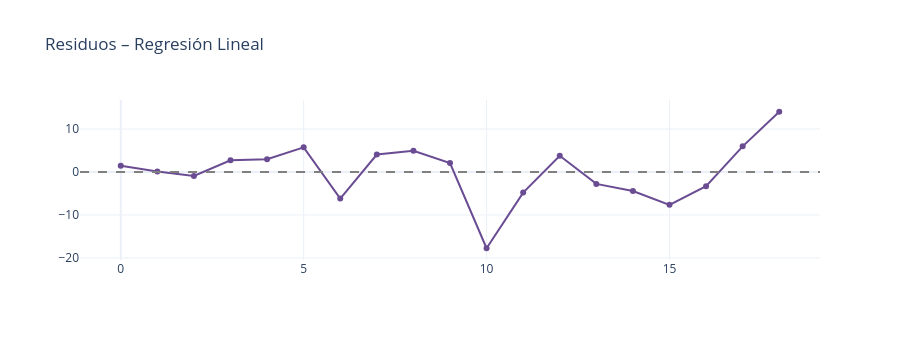

The notebook cell saved with this chart:
### Code cell
wv_acc = (estados[(estados['state']=='West Virginia')&
                    (estados['cause_name']=='Unintentional injuries')]
           .sort_values('year').dropna(subset=['age_adjusted_death_rate']))
serie = wv_acc['age_adjusted_death_rate'].values
anios = wv_acc['year'].values

X = np.arange(1, len(serie)+1).reshape(-1,1)
modelo_lm = LinearRegression().fit(X, serie)
y_pred = modelo_lm.predict(X)
residuos_lm = serie - y_pred

r2 = modelo_lm.score(X, serie)
rmse = np.sqrt(mean_squared_error(serie, y_pred))
mae = np.mean(np.abs(residuos_lm))
mape = np.mean(np.abs(residuos_lm/serie))*100

print(f"=== Regresión Lineal ===")
print(f"Intercepto: {modelo_lm.intercept_:.4f}")
print(f"Pendiente:  {modelo_lm.coef_[0]:.4f} por año")
print(f"R²:  {r2:.4f}")
print(f"RMSE:{rmse:.4f}")
print(f"MAE: {mae:.4f}")
print(f"MAPE:{mape:.4f}%")

from statsmodels.stats.diagnostic import acorr_ljungbox
lb_lm = acorr_ljungbox(residuos_lm, lags=[4], return_df=True)
print(f"\nLjung-Box Q*: {lb_lm['lb_stat'].values[0]:.4f}, p={lb_lm['lb_pvalue'].values[0]:.4f}")
print(f"{'✔ No autocorrelación' if lb_lm['lb_pvalue'].values[0]>0.05 else '⚠ Autocorrelación significativa → supuesto OLS violado'}")

fig = go.Figure()
fig.add_trace(go.Scatter(x=list(range(len(residuos_lm))), y=residuos_lm,
                          mode='lines+markers', name='Residuos',
                          line=dict(color='#6A4C93')))
fig.add_hline(y=0, line_dash='dash', line_color='gray')
fig.update_layout(title='Residuos – Regresión Lineal', height=340, template='plotly_white')
fig.show()

### Figure 1 — Plotly figure (JSON) as saved in the notebook; plotly's stock layout.template omitted (floating-point values rounded to 4 significant figures)
{"data": [{"line": {"color": "#6A4C93"}, "mode": "lines+markers", "name": "Residuos", "type": "scatter", "x": [0, 1, 2, 3, 4, 5, 6, 7, 8, 9, 10, 11, 12, 13, 14, 15, 16, 17, 18], "y": [1.439, 0.1, -0.9395, 2.721, 2.982, 5.742, -6.197, 4.063, 4.924, 2.084, -17.76, -4.795, 3.766, -2.774, -4.413, -7.653, -3.292, 5.968, 14.03]}], "layout": {"height": 340, "shapes": [{"line": {"color": "gray", "dash": "dash"}, "type": "line", "x0": 0, "x1": 1, "xref": "x domain", "y0": 0, "y1": 0, "yref": "y"}], "title": {"text": "Residuos – Regresión Lineal"}}}
